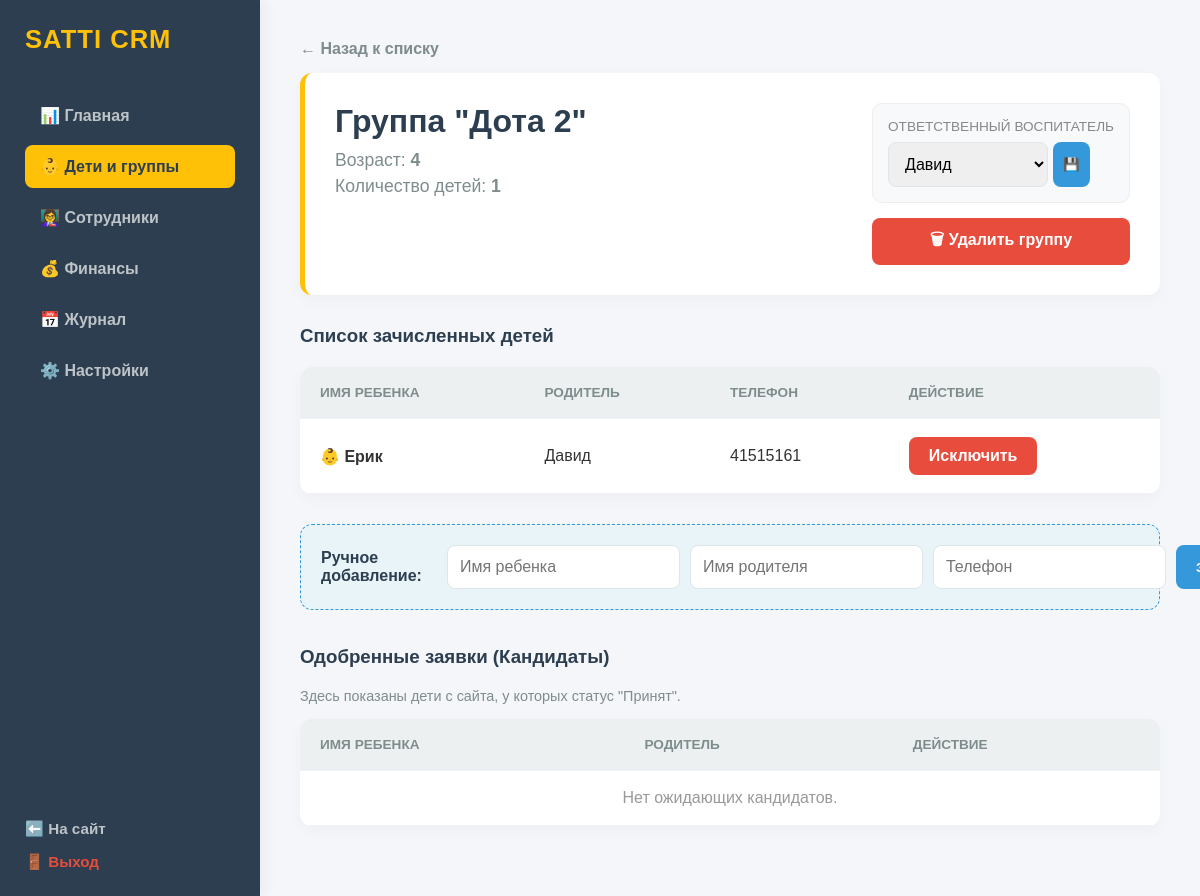
Screenshot of /group/1 (signed in) with the database file from the repository.
### tables this page shows
CREATE TABLE groups 
                 (id INTEGER PRIMARY KEY AUTOINCREMENT, name TEXT, age_range TEXT, teacher_name TEXT);

CREATE TABLE children 
                 (id INTEGER PRIMARY KEY AUTOINCREMENT, name TEXT, parent_name TEXT, phone TEXT, group_id INTEGER);

### app.py (the view)
@app.route('/group/<int:group_id>')
def group_detail(group_id):
    if not session.get('logged_in'): return redirect('/login')
    conn = get_db_connection()
    c = conn.cursor()
    c.execute("SELECT * FROM groups WHERE id = ?", (group_id,))
    group_info = c.fetchone()
    if not group_info:
        conn.close()
        return "<h1 style='text-align:center; font-family:sans-serif; margin-top:50px;'>Группа не найдена или была удалена 🗑️</h1><div style='text-align:center;'><a href='/groups' style='font-family:sans-serif; color:blue;'>Вернуться к списку групп</a></div>", 404
    c.execute("SELECT * FROM children WHERE group_id = ?", (group_id,))
    kids = c.fetchall()
    c.execute("SELECT * FROM applications WHERE status = 'accepted'")
    candidates = c.fetchall()
    c.execute("SELECT * FROM staff")
    staff_list = c.fetchall()
    conn.close()
    return render_template('group_detail.html', group=group_info, children=kids, candidates=candidates, staff=staff_list)

### app.py (called while the page is built)
def get_db_connection():
    return sqlite3.connect(DB_PATH)

### templates/group_detail.html (shortened to what this page needs)
<!DOCTYPE html>
<html lang="ru">
<head>
    <link rel="stylesheet" href="{{ url_for('static', filename='css/crm.css') }}">
    <link rel="stylesheet" href="{{ url_for('static', filename='css/mobile.css') }}">
</head>
<body>
    <div class="sidebar">
        <a href="/dashboard" class="logo">SATTI CRM</a>
        <div class="menu">
            <a href="/dashboard">📊 Главная</a>
            <a href="/groups" class="active">👶 Дети и группы</a>
            <a href="/staff">👩‍🏫 Сотрудники</a>
            <a href="/finance">💰 Финансы</a>
            <a href="/journal">📅 Журнал</a>
            <a href="/settings">⚙️ Настройки</a>
        </div>
        <br>
        <div style="margin-top: auto;">
            <a href="/" style="color: #bdc3c7; text-decoration: none; font-size: 0.95rem; display: block; margin-bottom: 15px; font-weight: bold;">⬅️ На сайт</a>
            <a href="/logout" style="color: #e74c3c; text-decoration: none; font-size: 0.95rem; font-weight: bold;">🚪 Выход</a>
        </div>
    </div>
    <div class="main-content">
        <a href="/groups" style="color: #7f8c8d; text-decoration: none; display: inline-block; margin-bottom: 15px; font-weight: bold;">← Назад к списку</a>
        <div class="group-header">
            <div>
                <h1 style="margin-bottom: 10px;">Группа "{{ group[1] }}"</h1>
                <p class="sub-text">Возраст: <strong>{{ group[2] }}</strong></p>
                <p class="sub-text">Количество детей: <strong>{{ children|length }}</strong></p>
            </div>
            <div>
                <div style="background: #f8f9fa; padding: 15px; border-radius: 10px; border: 1px solid #eee; margin-bottom: 15px;">
                    <p style="font-size: 0.85rem; color: #888; margin-bottom: 8px; text-transform: uppercase;">Ответственный воспитатель</p>
                    <form action="/update_group_teacher" method="POST" style="display: flex; gap: 5px;">
                        <select name="teacher_name">
                            <option value="{{ group[3] }}" selected>{{ group[3] }}</option>
                        </select>
                        <button type="submit" class="btn btn-primary" style="padding: 10px;">💾</button>
                    </form>
                </div>
                <a href="/delete_group/{{ group[0] }}" class="btn btn-danger" onclick="return confirm('ВНИМАНИЕ! Вы точно хотите удалить эту группу?');" style="display: block; text-align: center;">🗑 Удалить группу</a>
            </div>
        </div>
        <h3>Список зачисленных детей</h3>
        <table>
            <thead>
                <tr>
                    <th>Имя ребенка</th>
                    <th>Родитель</th>
                    <th>Телефон</th>
                    <th>Действие</th>
                </tr>
            </thead>
            <tbody>
                {% for child in children %}
                <tr>
                    <td>👶 <strong>{{ child[1] }}</strong></td>
                    <td>{{ child[2] }}</td>
                    <td>{{ child[3] }}</td>
                    <td><a href="/delete_child/{{ child[0] }}/{{ group[0] }}" class="btn btn-danger" onclick="return confirm('Удалить ребенка из группы?');">Исключить</a></td>
                </tr>
                {% else %}
                <tr><td colspan="4" style="text-align:center; color:#999; padding: 30px;">В этой группе пока пусто.</td></tr>
                {% endfor %}
            </tbody>
        </table>
        <div class="add-child-form">
            <h4 style="color: #2c3e50; margin-right: 15px;">Ручное добавление:</h4>
            <form action="/add_child_to_group" method="POST" style="display:flex; gap:10px; flex:1;">
                <input type="text" name="child_name" placeholder="Имя ребенка" maxlength="50" required>
                <input type="text" name="parent_name" placeholder="Имя родителя" maxlength="50" required>
                <input type="tel" name="phone" placeholder="Телефон" pattern="[\+0-9]+" maxlength="15" title="Только цифры и плюс" required>
                <button type="submit" class="btn btn-primary">Зачислить</button>
            </form>
        </div>
        <br><br>
        <h3>Одобренные заявки (Кандидаты)</h3>
        <p style="color: #7f8c8d; font-size: 0.9rem; margin-bottom: 15px;">Здесь показаны дети с сайта, у которых статус "Принят".</p>
        <table>
            <thead>
                <tr style="background: #e8f5e9;">
                    <th>Имя ребенка</th>
                    <th>Родитель</th>
                    <th>Действие</th>
                </tr>
            </thead>
            <tbody>
                {% for candidate in candidates %}
                <tr>
                    <td><strong>{{ candidate[2] }}</strong></td>
                    <td>{{ candidate[1] }}</td>
                    <td>
                        <a href="/recruit_child/{{ candidate[0] }}/{{ group[0] }}" class="btn btn-success">➕ Принять в группу</a>
                    </td>
                </tr>
                {% else %}
                <tr><td colspan="3" style="text-align: center; color: #999;">Нет ожидающих кандидатов.</td></tr>
                {% endfor %}
            </tbody>
        </table>
    </div>
</body>
</html>

### static/css/crm.css (style rules this page uses)
* { margin: 0; padding: 0; box-sizing: border-box; }
body { font-family: 'Nunito', sans-serif; display: flex; height: 100vh; background-color: #f4f6f9; color: #333; overflow: hidden; }
.sidebar { width: 260px; background-color: #2c3e50; color: white; display: flex; flex-direction: column; padding: 25px; box-shadow: 4px 0 15px rgba(0,0,0,0.05); z-index: 10; }
.logo { font-size: 1.6rem; font-weight: 800; color: #FFC107; margin-bottom: 40px; text-transform: uppercase; letter-spacing: 1px; text-decoration: none; display: block; }
.menu a { display: block; padding: 12px 15px; color: #bdc3c7; text-decoration: none; border-radius: 8px; margin-bottom: 8px; transition: all 0.3s ease; font-weight: 600; }
.menu a.active { background-color: #FFC107; color: #2c3e50; }
.main-content { flex: 1; padding: 40px; overflow-y: auto; background-color: #f4f6f9; }
h1, h2, h3 { color: #2c3e50; margin-bottom: 20px; }
table { width: 100%; border-collapse: collapse; background: white; border-radius: 12px; overflow: hidden; box-shadow: 0 5px 15px rgba(0,0,0,0.03); margin-bottom: 30px; }
th, td { padding: 18px 20px; text-align: left; border-bottom: 1px solid #f0f2f5; }
th { background-color: #ecf0f1; color: #7f8c8d; font-weight: 700; text-transform: uppercase; font-size: 0.85rem; }
input, select { padding: 12px; border: 1px solid #dfe6e9; border-radius: 8px; font-size: 1rem; outline: none; transition: 0.3s; }
button, .btn { cursor: pointer; border: none; transition: 0.2s; padding: 10px 20px; border-radius: 8px; font-weight: bold; text-decoration: none; display: inline-block; }
.btn-primary { background: #3498db; color: white; }
.btn-danger { background: #e74c3c; color: white; }

### templates/group_detail.html (style rules this page uses)
.group-header { background: white; padding: 30px; border-radius: 12px; margin-bottom: 30px; border-left: 5px solid #FFC107; box-shadow: 0 5px 15px rgba(0,0,0,0.03); display: flex; justify-content: space-between; align-items: flex-start; }
.sub-text { color: #7f8c8d; font-size: 1.1rem; margin-bottom: 5px; }
.add-child-form { background: #e8f4f8; padding: 20px; border-radius: 12px; margin-top: 30px; display: flex; gap: 10px; align-items: center; border: 1px dashed #3498db; }

### rows the page displays
groups: name "Дота 2", age_range "4", teacher_name "Давид"
children: name "Ерик", parent_name "Давид", phone "41515161"

### other values shown
{{ children|length }} "1"
